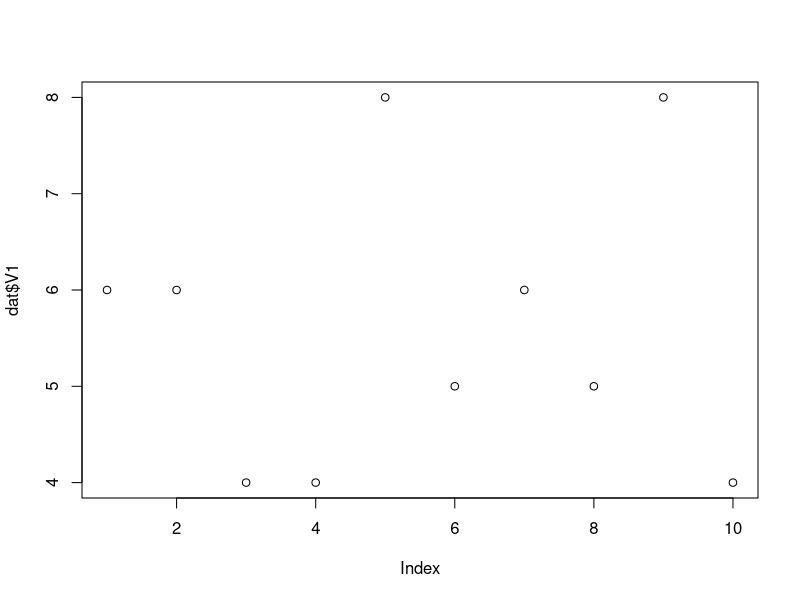
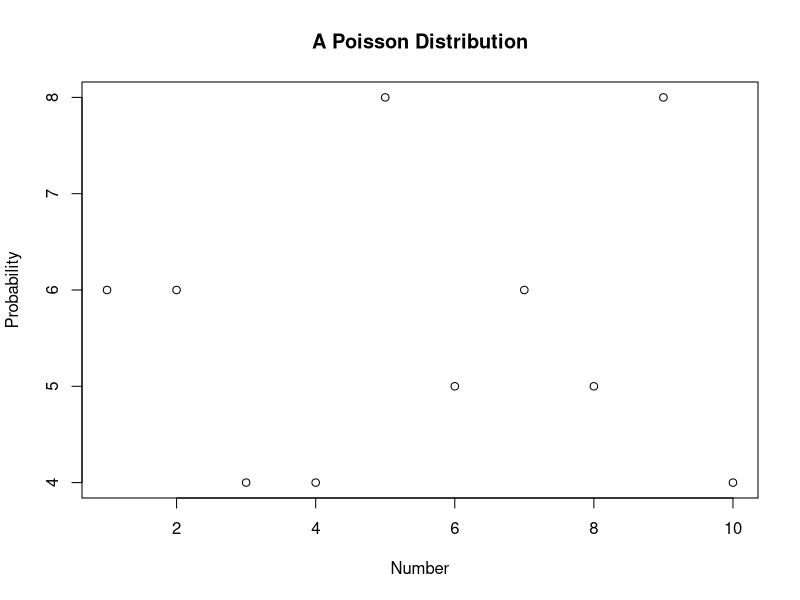
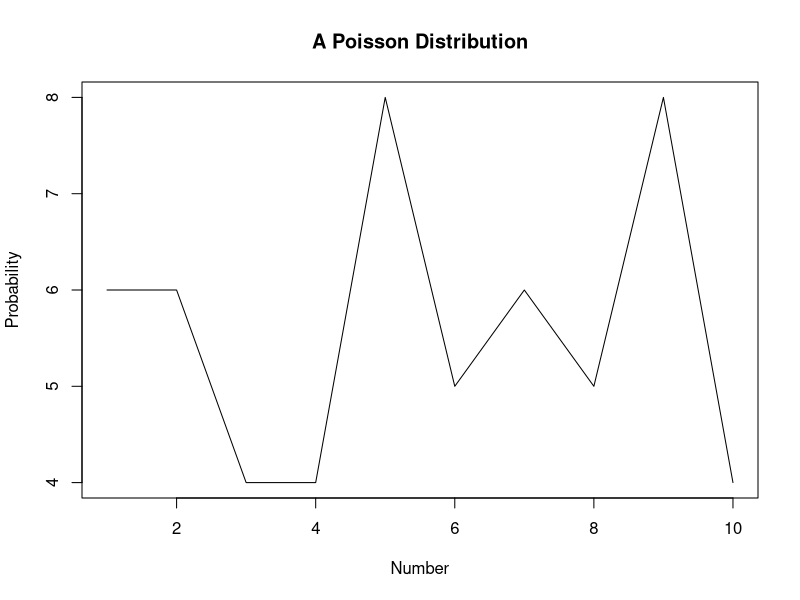
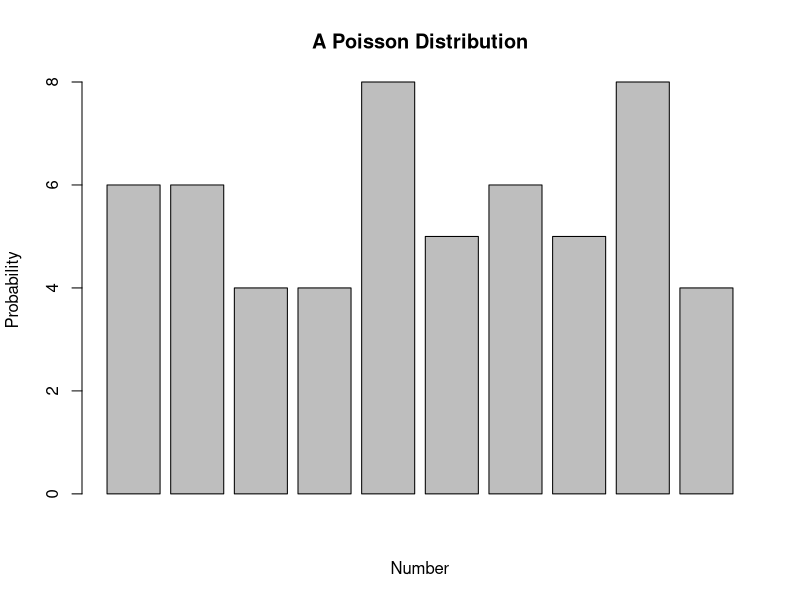
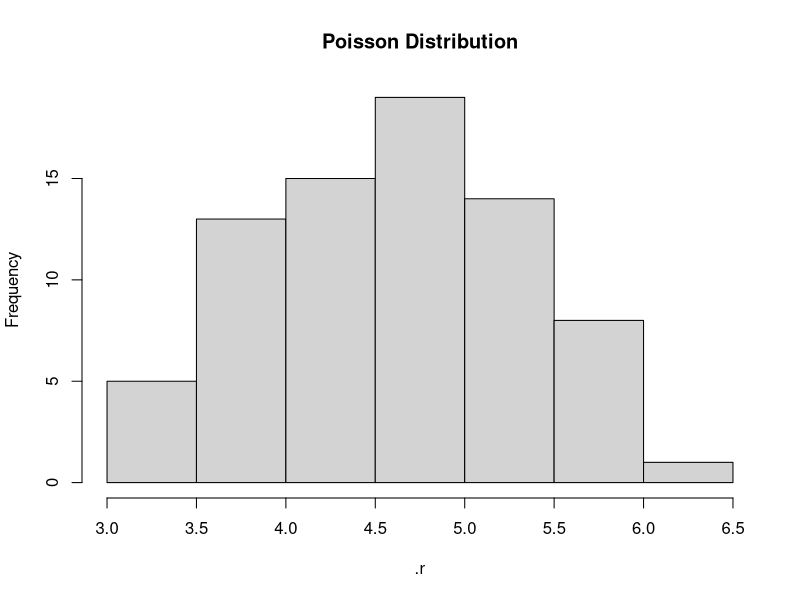
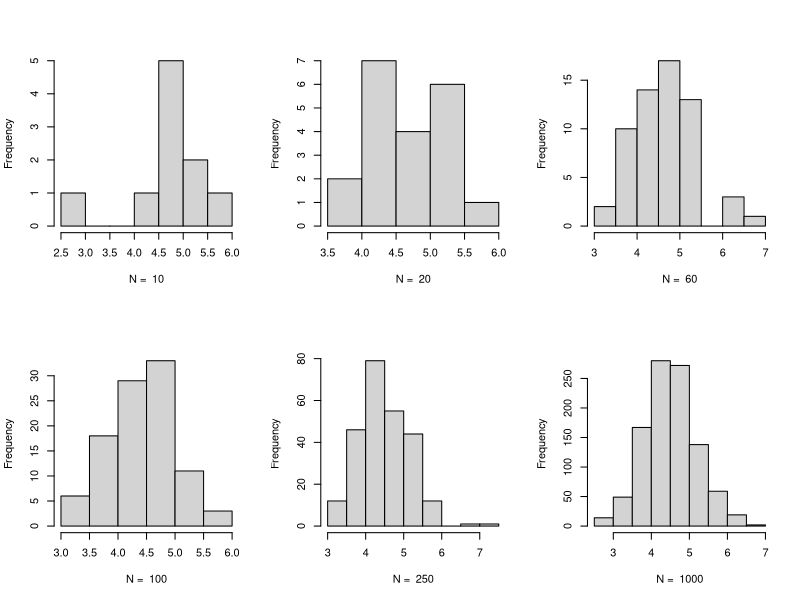

Here is the R script that generated these plots, in order:
## ---- chunk 1
knitr::opts_chunk$set(collapse = TRUE,
                      echo = FALSE,
                      warning = FALSE, comment = "")
## ---- chunk 2
data()
## ---- chunk 3
data("USArrests")
## ---- chunk 4
str(USArrests)
## ---- chunk 5
df <- as.data.frame(
  cbind(
    "a"=seq(5),
    "b"=sample(5),
    "c"=sample(5,replace = T),
    "d"=c(sample(2),rep(NA,3))
    )
  )
df
## ---- chunk 6
str(df)
## ---- chunk 7
mean(df$a)
mean(df$b)
mean(df$c)
mean(df$d)
## ---- chunk 8
mean(df$d,na.rm = TRUE)
## ---- chunk 9
df <- data.frame("a"= 1:10, "b" = 2:11)

df2 <- data.frame(
  "c"=seq(10),
  "d"=sample(10),
  "e"=sample(10,replace = TRUE),
  "f"=round(seq(1,100,length.out = 10),0)
  )
## ---- chunk 10
head(df,5)

tail(df2,5)
## ---- chunk 11
# Generating 10 numbers from a uniform distribution that lie between
## 0 and 1
runif(10,0,1) 

# Generating 10 numbers from a normal distribution that lie between
## 0 and 1
rnorm(10,0,1) 
## ---- chunk 12
a1 <- 4.6^3
a2 <- a1*exp(-4.6)
(a3 <- a2/factorial(3))
## ---- chunk 13
dpois(3,4.6)
## ---- chunk 14
dpois(3,4.6) == a3
## ---- chunk 15
(dpois(3,4.6) - a3) < 0.001
## ---- chunk 16
as.numeric(dpois(3,4.6) == a3)
as.numeric((dpois(3,4.6) - a3) < 0.001)
## ---- chunk 17
for_loop <- for(i in seq(10)) {
  print(i)
}
## ---- chunk 18
str(for(i in seq(10)) {
  print(i)
})
## ---- chunk 19
dat <- data.frame()
for(i in seq(10)){
  dat <- rbind(i,dat)
}
str(dat)
## ---- chunk 20
dat <- data.frame()
for(i in seq(10)){
  dat <- rbind(rpois(10,4.6),dat)
}
names(dat) = paste0("V",seq(10))
str(dat)

## ---- chunk 21
plot(dat$V1)
## ---- chunk 22
plot(dat$V1,main = "A Poisson Distribution", xlab = "Number",
     ylab = "Probability")
## ---- chunk 23
plot(dat$V1,main = "A Poisson Distribution", xlab = "Number",
     ylab = "Probability", type = "l")
## ---- chunk 24
barplot(dat$V1,main = "A Poisson Distribution", xlab = "Number",
     ylab = "Probability")
## ---- chunk 25
.r <- replicate(75,mean(rpois(10,4.6)))
hist(.r, main = "Poisson Distribution")
## ---- chunk 26

verify_clt <- function(n){
  .r <- replicate(n,mean(rpois(10,4.6)))
# prints sample size and ensured there is no title
hist(.r, xlab = paste("N = ",n), main = "") 
}

## ---- chunk 27

par(mfrow = c(2,3)) 

verify_clt(10)
verify_clt(20)
verify_clt(60)
verify_clt(100)
verify_clt(250)
verify_clt(1000)

